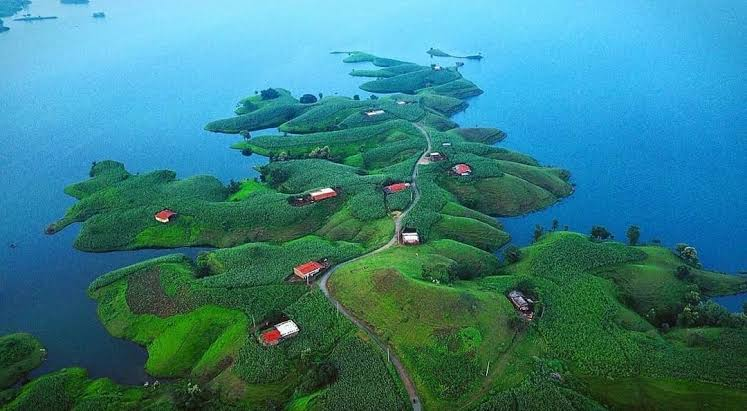
#> input picture images/major project/open_cv/photos/banswara.jpg, 747 x 411 px
$ python basic.py
#> lines starting #> are read from the running program, lines starting #| are printed output that depends on the picture; after the words box and inside, x2 and y2 are one past the last pixel; in counts of white or black regions, pixels touching at a corner belong together
import cv2 as cv

img = cv.imread('photos/banswara.jpg')
#> img is the input picture: shape (411, 747, 3); mean B, G, R 131.6, 126.5, 54.6
cv.imshow('img',img)

# grayscale
gray = cv.cvtColor(img,cv.COLOR_BGR2GRAY)
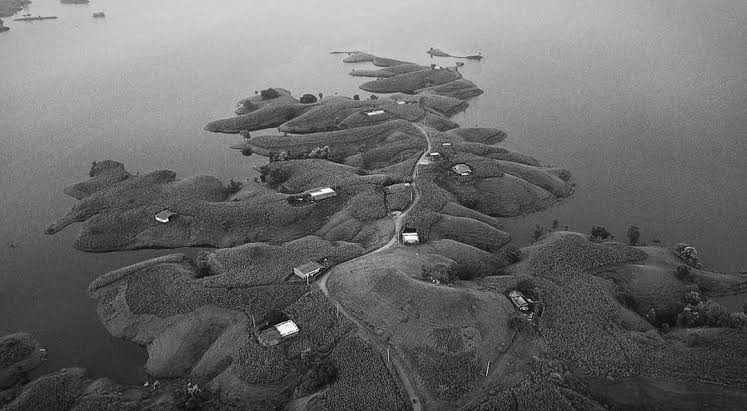
#> gray: shape (411, 747); min 1, max 255, mean 105.6
cv.imshow("gray",gray)


#blur(image , kernel sixe(has to be odd number))
blur = cv.GaussianBlur(img,(3,3),cv.BORDER_DEFAULT)
cv.imshow("blur",blur)

#edge edges can be reduced by applying blur
canny = cv.Canny(img,125,175)
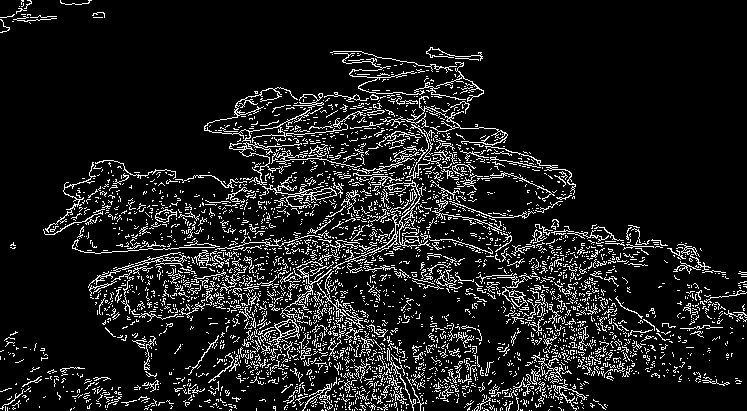
#> canny: shape (411, 747); 10.6% white in thin lines or dots
cv.imshow("canny",canny)

#dilating image
dilated = cv.dilate(canny,(3,3),iterations = 5)
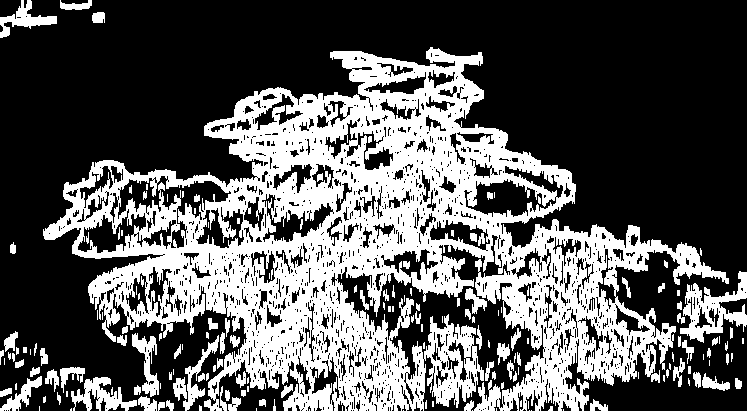
#> dilated: shape (411, 747); 34.9% white; 174 white regions (79 under 20 px), largest, box (x1, y1, x2, y2) and area: (43, 47, 729, 411) 94951, (680, 271, 747, 343) 1973, (71, 377, 137, 411) 1013
cv.imshow("dilated",dilated)

cv.waitKey(3000)
